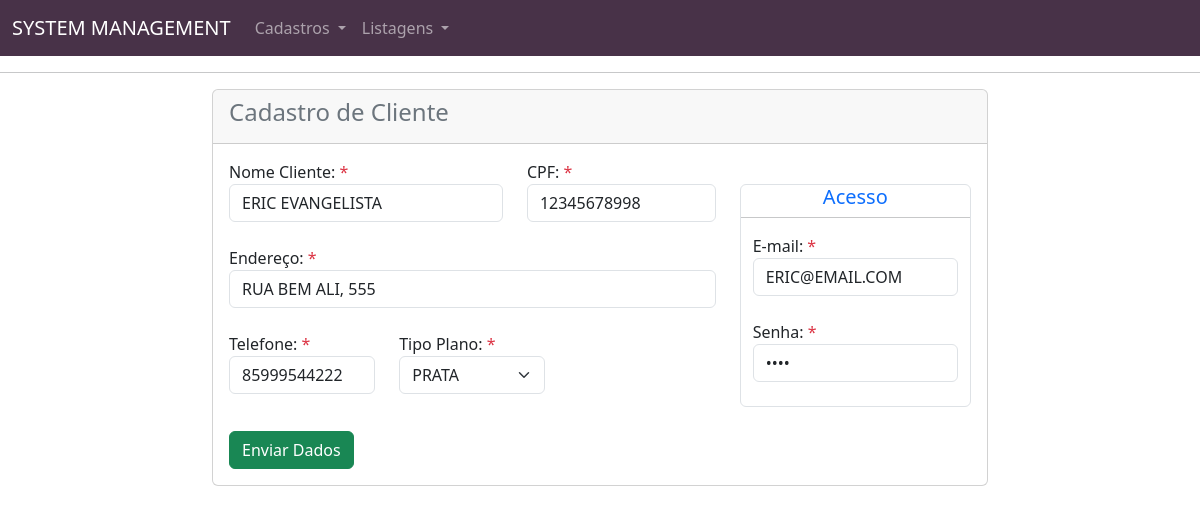
The page /EPM_03/editaCliente.php?id=2 on the database its author committed.
### tables this page shows
CREATE TABLE `clients` (
  `id_client` int(6) NOT NULL,
  `client_name` varchar(50) DEFAULT NULL,
  `client_email` varchar(50) DEFAULT NULL,
  `client_password` varchar(50) DEFAULT NULL,
  `client_cpf` varchar(15) DEFAULT NULL,
  `client_phone` varchar(20) DEFAULT NULL,
  `client_type` varchar(10) DEFAULT NULL,
  `client_adddress` varchar(50) DEFAULT NULL,
  `client_created_in` timestamp NOT NULL DEFAULT current_timestamp()
);

### EPM_03/functions.php (called while the page is built, shortened)
<?php
	function select($table, $fields, $filters, $extra){
		$query = "SELECT ";
		if($fields == null){
			$query .= "* ";
		}else{
			$fields = implode('`, `', $fields);
			$query .= "`$fields` ";
		}
		$query .= " FROM `$table` ";
		if($filters != null){
			$query .= " WHERE ";
			foreach ($filters as $key => $value) {
				$query .= "`$key` = '$value' AND ";
			}
			$query = substr($query, 0, -4);
		}
		if($extra != null){
			$query .= $extra;
		}
		global $conn;
		$result = mysqli_query($conn, $query) or die(mysqli_error());
		$data = [];
		while($row = mysqli_fetch_assoc($result)){
			$data[] = $row;
		}
		return $data;
	}
?>

### EPM_03/editaCliente.php (the view, shortened to what this page needs)
<?php
	require_once 'connect.php';
	require_once 'functions.php';
	if(isset($_GET['id'])){
		$filter['id_client'] = $_GET['id'];
		$client = select("clients", null, $filter, " LIMIT 1")[0];
	}
?>
<!DOCTYPE html>
<html>
<head>
	<link rel="stylesheet" type="text/css" href="https://cdn.jsdelivr.net/npm/bootstrap@5.3.0-alpha1/dist/css/bootstrap.min.css">
</head>
<body>
	<?php include_once 'components/menu.php'; ?>
	<div class="container-fluid">
	  <div class="row">
	  	<div class="col-8 offset-2">
	  		<form action="editar.php" method="POST">
              <div class="card">
				  <div class="card-header">
				    <h4 class="text-secondary">Cadastro de Cliente</h4>
				  </div>
				  <div class="card-body">
				    <div class="row">
                        <div class="col-md-8">
                            <div class="row">
                                <div class="col-md-7">
                                    <label> Nome Cliente: <span class="text-danger">*</span></label><br>
                                    <input type="text" name="client_name" class="form-control" value="<?=$client['client_name'];?>"
                                        required placeholder="Digite o nome" maxlength="50"><br>
                                </div>
                                <div class="col-md-5">
                                    <label> CPF: <span class="text-danger">*</span></label><br>
                                    <input type="text" name="client_cpf" class="form-control" value="<?=$client['client_cpf'];?>"
                                        required placeholder="Digite o CPF" maxlength="15"><br>
                                </div>
                            </div>
                            <div class="row">
                                <div class="col">
                                    <label> Endereço: <span class="text-danger">*</span></label><br>
                                    <input type="text" name="client_adddress" class="form-control" value="<?=$client['client_adddress'];?>"
                                        required placeholder="Digite o endereço" maxlength="50"><br>
                                </div>
                            </div>
                            <div class="row">
                                <div class="col-md-4">
                                    <label> Telefone: <span class="text-danger">*</span></label><br>
                                    <input type="text" name="client_phone" class="form-control" value="<?=$client['client_phone'];?>"
                                        required placeholder="(XX) XXXXX-XXXX" maxlength="20"><br>
                                </div>
                                <div class="col-md-4">
                                    <label> Tipo Plano: <span class="text-danger">*</span></label><br>
                                    <select name="client_type" id="" class="form-select" value="<?=$client['client_type'];?>">
                                        <?php $tipos = array('BRONZE', 'PRATA', 'OURO');
                                            foreach($tipos as $tipo): ?>
                                            <?php if($tipo == $client['client_type']) { ?>
                                                <option selected value="<?=$tipo;?>"><?=$tipo;?></option>
                                                <?php } else { ?>
                                                    <option value="<?=$tipo;?>"><?=$tipo;?></option>
                                                <?php } ?>
                                           <?php endforeach; ?>
                                    </select>
                                </div>
                            </div>
                        </div>
                        <div class="col-md-4 p-4">
                            <div class="row border rounded">
                                <h5 class="text-center text-primary">Acesso</h5>
                                <hr>
                                <div class="col-md-12">
                                    <label> E-mail: <span class="text-danger">*</span></label><br>
                                    <input type="email" name="client_email" class="form-control" value="<?=$client['client_email'];?>"
                                        required placeholder="Digite o e-mail" maxlength="50"><br>
                                </div>
                                <div class="col-md-12">
                                    <label> Senha: <span class="text-danger">*</span></label><br>
                                    <input type="password" name="client_password" class="form-control" value="<?=$client['client_password'];?>"
                                        required placeholder="Digite o e-mail" maxlength="50"><br>
                                </div>
                            </div>
                        </div>
				    	<div class="col-md-12">
				    		<button type="submit" class="btn btn-success"> Enviar Dados </button>
				    	</div>
		  			</div>
				  </div>
				</div>
			</form>
	  	</div>
	  </div>
	</div>
</body>
</html>

### rows shown on the page
clients: client_name "ERIC EVANGELISTA", client_cpf "12345678998", client_adddress "RUA BEM ALI, 555", client_phone "85999544222", client_type "PRATA", client_email "ERIC@EMAIL.COM"
